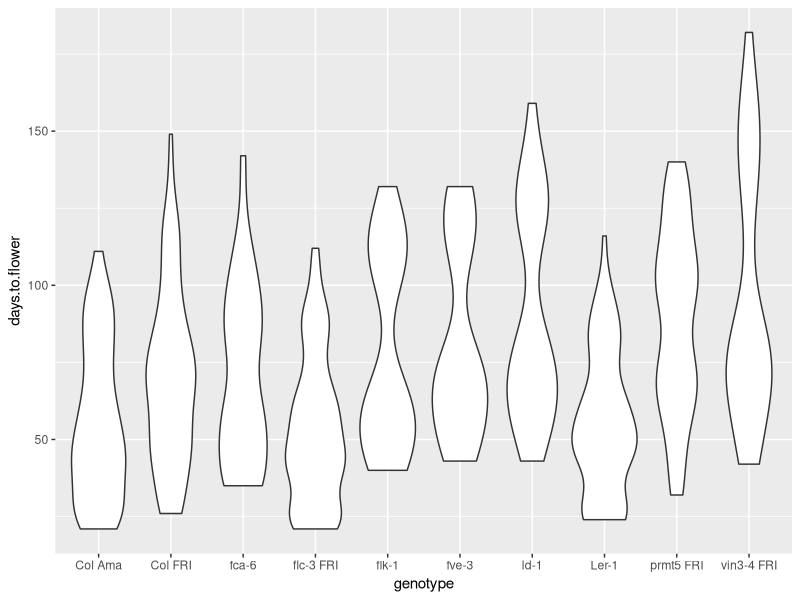
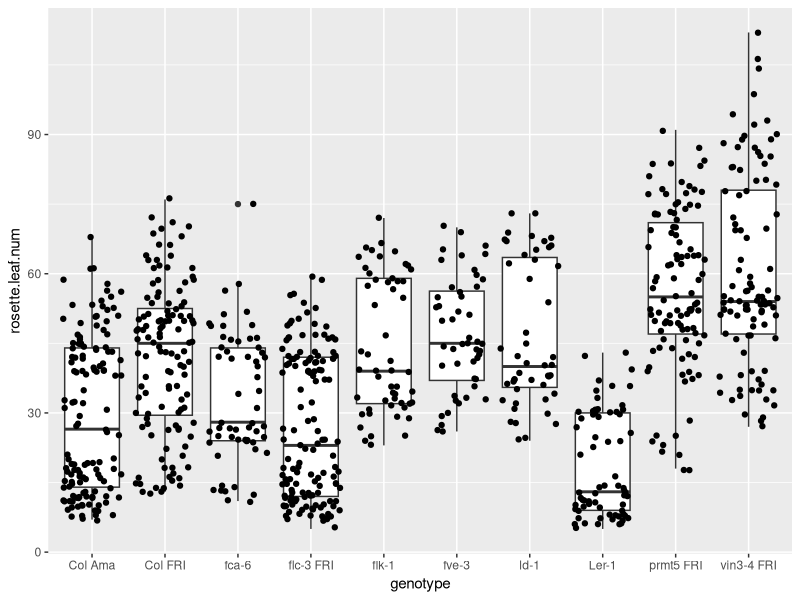
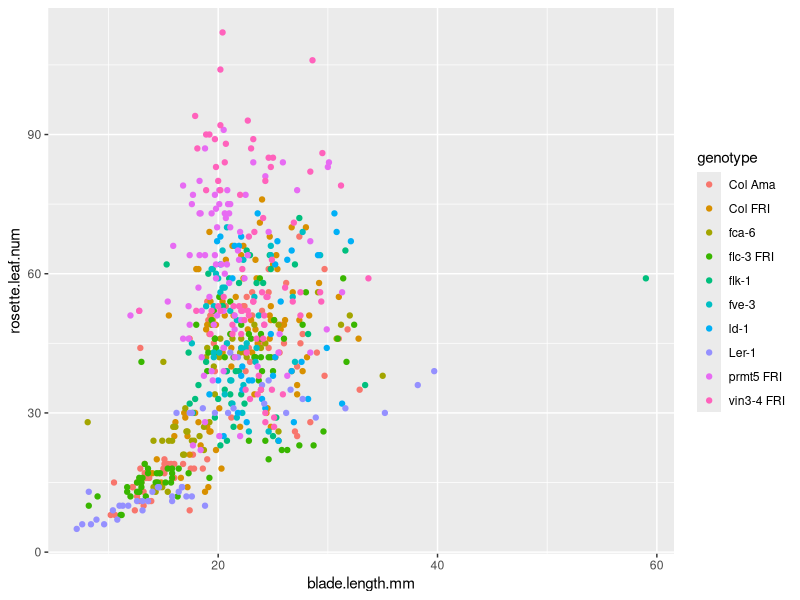
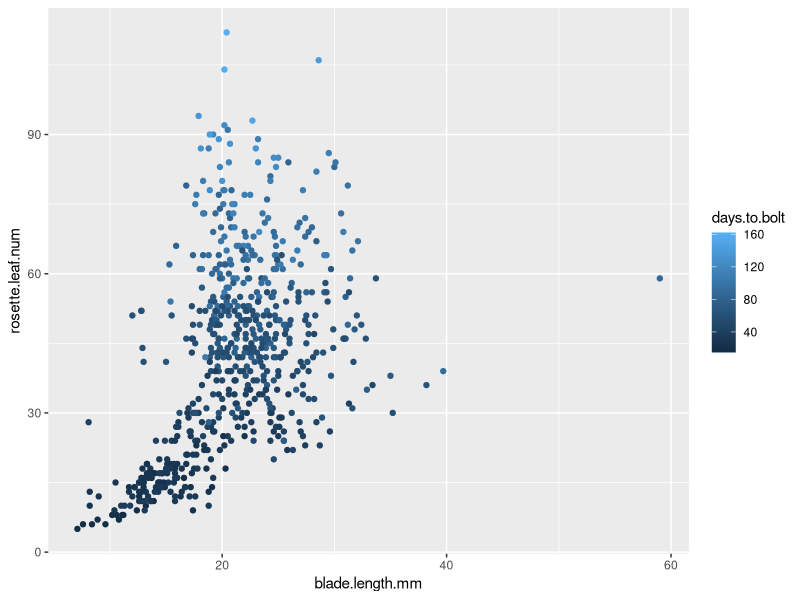
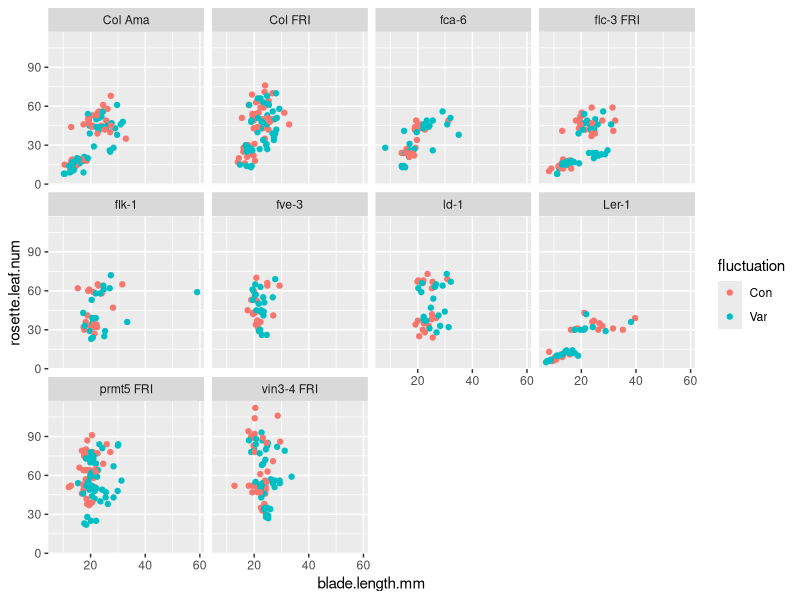
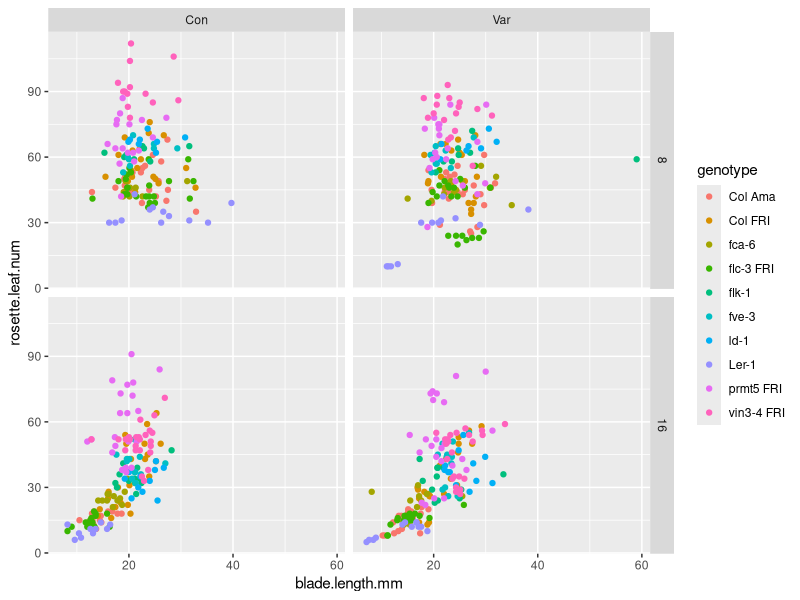
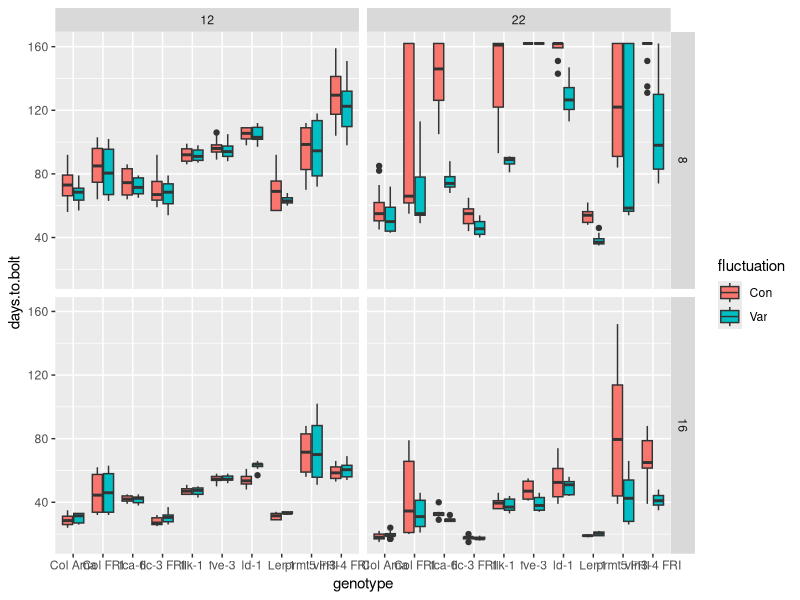

Source code (R) for these figures, in order:
## ---- chunk 1
knitr::opts_chunk$set(echo = TRUE)
## ---- chunk 2
library(tidyverse)
expt1 <- read_tsv("../data/burghardt_et_al_2015_expt1.txt")
## ---- chunk 3
ggplot(expt1, aes(genotype, days.to.flower)) +
  geom_violin()
## ---- chunk 4
ggplot(expt1, aes(genotype, rosette.leaf.num)) +
  geom_boxplot() + 
  geom_jitter()
## ---- chunk 5
ggplot(expt1, aes(blade.length.mm, rosette.leaf.num, colour = genotype)) +
  geom_point()
## ---- chunk 6
ggplot(expt1, aes(blade.length.mm, rosette.leaf.num, colour = days.to.bolt)) +
  geom_point()
## ---- chunk 7
ggplot(expt1, aes(blade.length.mm, rosette.leaf.num, colour = fluctuation)) +
    geom_point() +
    facet_wrap( ~ genotype)
## ---- chunk 8
ggplot(expt1, aes(blade.length.mm, rosette.leaf.num, colour = genotype)) +
    geom_point() +
    facet_grid(day.length ~ fluctuation)
## ---- chunk 9
ggplot(expt1, aes(genotype, days.to.bolt, fill = fluctuation)) +
    geom_boxplot() +
    facet_grid(day.length ~ temperature)
